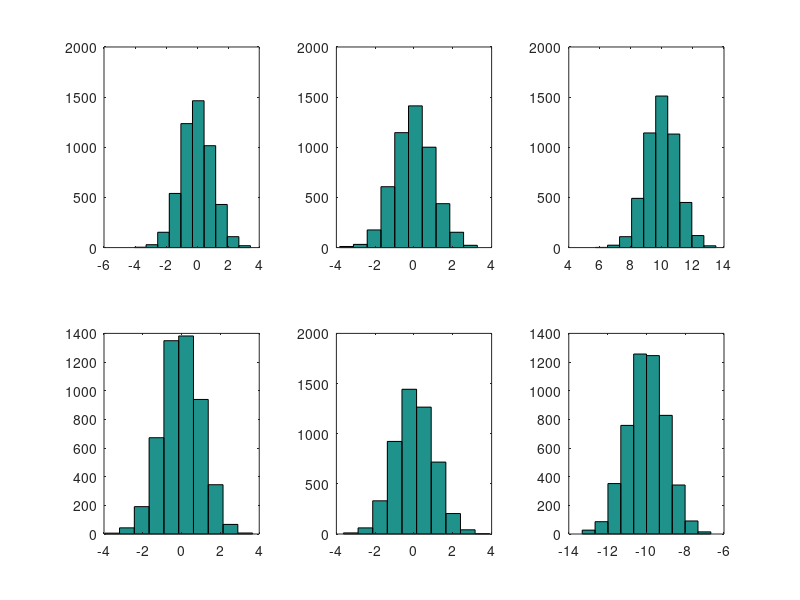
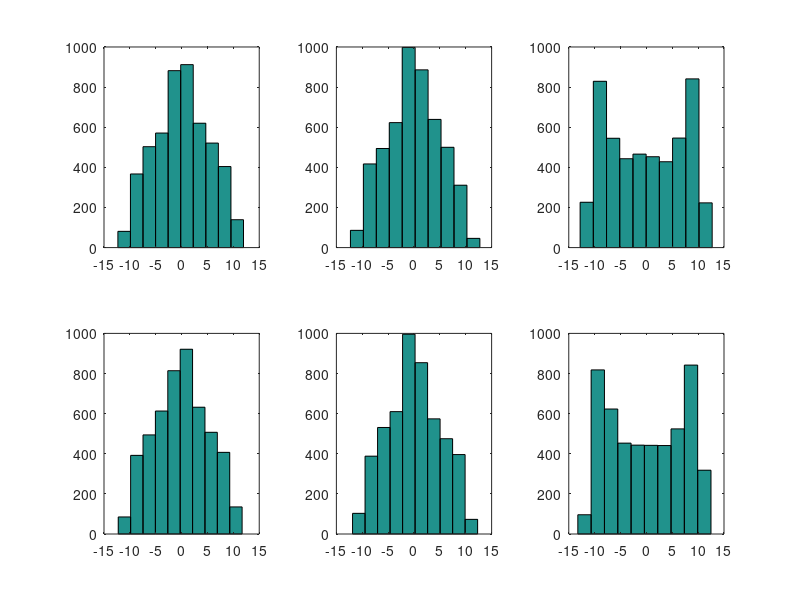
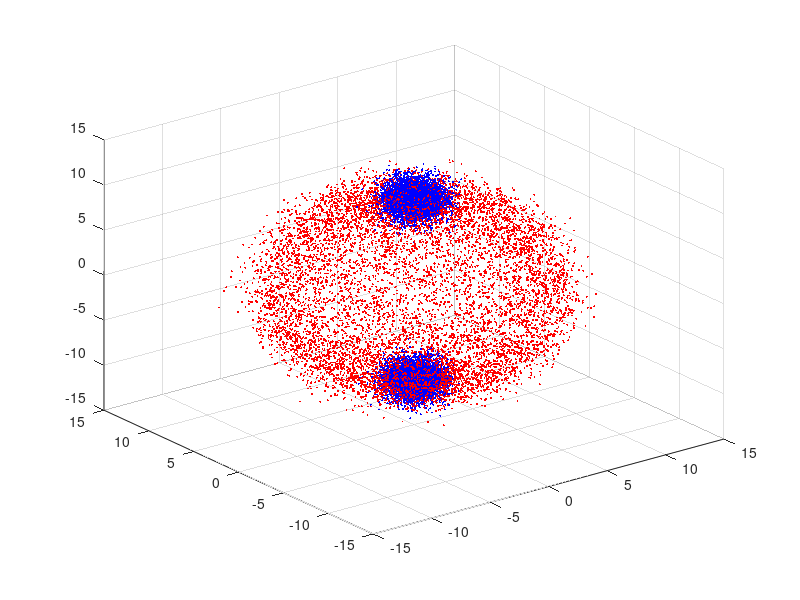

Reproduce these figures in MATLAB, in order.
%% Gas collision simulation
% A classical simulation of the evolution of the momentum distribution of
% gas by two-particle collisions
% DK Shin
% 07.11.15

close all; clear all;

%% Simulation parameters
% momentum distribution parameters (NORMAL distribution)
mean{1} = [0;0;10];
stddev{1} = [1;1;1];
mean{2} = [0;0;-10];
stddev{2} = [1;1;1];

n_pair = 5000;   % sample number (number of pairs for TBC)

%% Simulation
% create sample from momentum distribution and output histogram
momentum = cell(2,1);
figure();
for i=1:2
    for j=1:3
        momentum{i}(j,:) = random('norm',mean{i}(j),stddev{i}(j),[1,n_pair]);
        subplot(2,3,(i-1)*3+j); hist(momentum{i}(j,:));
    end
end

% two-body collision: s-wave scattering
p_centre = (momentum{1}+momentum{2})/2;     % collision centre frame

p_0 = momentum{1}-p_centre;     % momentum in centre frame
p_0_abs = zeros(1,n_pair);      % magnitude of momentum in com (one of pair)
for i=1:n_pair
    p_0_abs(i) = norm(p_0(:,i));
end

scat_angle(1,:) = pi*rand([1,n_pair]);      % polar scattering angle
scat_angle(2,:) = 2*pi*rand([1,n_pair]);    % azimutal scattering angle

p_0_scat = zeros(3,n_pair);         % scattered momenta in com
p_0_scat(1,:) = p_0_abs.*sin(scat_angle(1,:)).*cos(scat_angle(2,:));
p_0_scat(2,:) = p_0_abs.*sin(scat_angle(1,:)).*sin(scat_angle(2,:));
p_0_scat(3,:) = p_0_abs.*cos(scat_angle(1,:));

p_scat = cell(2,1);
p_scat{1} = p_0_scat + p_centre;    % tranform scattered momentum back to the original reference frame
p_scat{2} = -p_0_scat + p_centre;   % the collision partner

%% Graphical output
% Scattered momentum distribution
figure();
for i=1:2
    for j=1:3
        subplot(2,3,(i-1)*3+j); hist(p_scat{i}(j,:));
    end
end

% scatter plot
figure();
for i = 1:2
    scatter3(momentum{i}(1,:),momentum{i}(2,:),momentum{i}(3,:),2,'b','filled'); hold on;
end

for i = 1:2
    scatter3(p_scat{i}(1,:),p_scat{i}(2,:),p_scat{i}(3,:),2,'r','filled'); hold on;
end